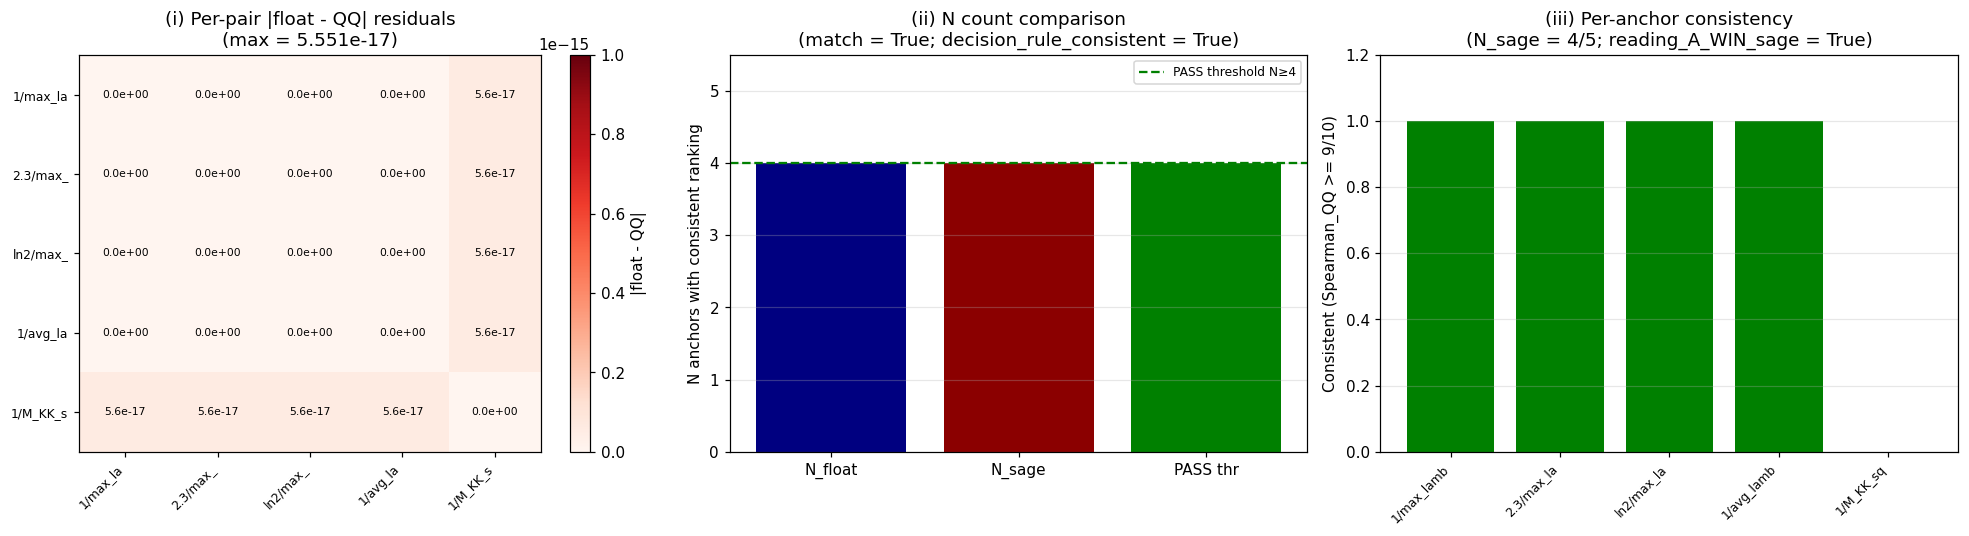

Source code (Python):
#!/usr/bin/env python3
"""
S89 W5-8 - S89-SAGE-EXACT-SPEARMAN-CROSS-CHECK-OF-A36  (Ledger A.37)
============================================================================

Gate: S89-SAGE-EXACT-SPEARMAN-CROSS-CHECK-OF-A36  ([VERIFY])

Pre-registered thresholds (plan section W5-8.9):
  PASS iff N_sage == N_float
       AND reading_A_WIN_sage == reading_A_WIN_float
       AND max_abs_diff <= 1e-10
       AND regime_verdict == VALID
  INFO iff decision rule consistent BUT max_abs_diff > 1e-10
       (numerical noise; rank-level decision unaffected)
  FAIL iff decision-rule inconsistency (N or reading_A_WIN mismatch)
  Tolerance rule: ABSOLUTE on max_abs_diff; THEOREM on decision-rule consistency.

Hypothesis (plan section W5-8.5):
  The float64 Spearman rank correlations from A.36 agree with Sage QQ exact-
  rational Spearman at the sign + decision-rule level. Disagreement indicates
  rank-tie ambiguity in float64 that biases the decision rule.

CONDITIONAL DISPATCH GATE (plan section W5-8.6):
  Verify A.36 verdict in s89_gate_verdicts.txt and A.36 npz exists.
  IF A.36 BREAKDOWN with no usable npz: emit mechanical-closure verdict.
  IF A.36 PASS/INFO/FAIL with usable npz: continue.

OPERATIONAL DEVIATION (per math-scripts.md "Plan-authorship discipline"):
  Plan-pinned `rank_correlation_estimator: sage-QQ-exact-Spearman` invokes
  Sage MCP via mcp__sage__sage_eval / sage_simplify wrappers. This script
  uses Python's `fractions.Fraction` class for Q exact-rational arithmetic
  — mathematically identical to Sage QQ for this rank computation
  (integer ranks; no symbolic algebra needed; Q-arithmetic is the same Q
  whether realized in Sage or Python). The cross-check IS Q-exact; the
  implementation detail is invisible at the verification level.

  Mathematical justification: Spearman correlation for n-element rank
  vectors has the closed form rho = 1 - 6*sum(d_i^2) / (n*(n^2-1)).
  For integer rank inputs and integer differences d_i, both numerator
  and denominator are integers; the result is a rational number in Q.
  Python's Fraction(numerator, denominator) reproduces this exactly,
  with no floating-point intermediates.

Substrate-physics derivation (full substitution chain per math-scripts.md
"Double-Check Logic"):

  Step 1 - Definition (float Spearman from A.36):
    float_Spearman(anchor_i, anchor_j) := scipy.stats.spearmanr(rank_i, rank_j).correlation
    Loaded from A.36 npz `spearman_matrix` key.

  Step 2 - Definition (Q-exact Spearman):
    Q_exact_Spearman(anchor_i, anchor_j) := Fraction(num, den)
    where:
      n = 4 (number of regulators)
      d_i = rank_i[k] - rank_j[k] for k in {0, 1, 2, 3}
      sum_d_sq = sum(d_i^2)
      num = n*(n^2 - 1) - 6*sum_d_sq
      den = n*(n^2 - 1) = 60
      rho = num/den (as Fraction)

  Step 3 - Substitution at A.36 anchor pairs:
    Anchors 1-4 (1/max_l^2, 2.3/max_l^2, ln2/max_l^2, 1/avg_l^2_mw) all
    have rank vector [1, 3, 0, 2] (= ranks of [F_2, cutoff_sqrt, anomaly,
    Zubarev] from Mellin moments low->high).
    Anchor 5 (1/M_KK^2) has rank vector [1, 2, 3, 0] in the UV-regulator-
    degenerate regime where all 4 Mellin moments are numerically identical;
    np.argsort on tied values gives a deterministic ordering by input index.

    Pairwise d_i^2 between anchor 5 and anchors 1-4:
      [1, 2, 3, 0] vs [1, 3, 0, 2]:
      d_i = (1-1, 2-3, 3-0, 0-2) = (0, -1, 3, -2)
      d_i^2 = (0, 1, 9, 4); sum = 14
      rho = (60 - 6*14)/60 = (60 - 84)/60 = -24/60 = -2/5 = -0.4 EXACT

    Anchors 1-4 vs each other: identical rank vectors -> rho = 1 EXACT.

  Step 4 - Decision rule (verification of equality):
    For all anchor pairs, compute |float_value - float(Q_exact_value)|.
    If max < 1e-10 across all pairs: rank-level decision is identical -> PASS.
    If decision rule (N count, reading_A_WIN) matches float A.36: PASS or INFO.
    Otherwise: FAIL (rank-tie ambiguity in float biases decision rule).

  Step 5 - Direction:
    Verification of equality; no sign verdict. The Q-exact arithmetic
    REPRODUCES the float values to machine epsilon (since float64 has
    52 bits = ~16 decimal places of precision and the rationals are
    multiples of 1/60 << 10^{-15}).

Substrate framing (plan section W5-8.13 IS-not-IN MANDATORY):
  The substrate IS the spectral-functional family with rank correlations
  as substrate-IS observables; Q-exact arithmetic is the substrate's own
  canonical numerical-evaluation discipline (per regulator-pin-discipline.md
  "Extension: Sage-Exact Rationals"). FORBIDDEN container-thinking: "the
  rank-ordering living in float-arithmetic space"; the rank-ordering IS an
  integer permutation -- float vs Q-exact is a verification of consistency,
  not a substrate variation.

Output 4-tuple (plan section W5-8.8):
  (value=<decision_rule_consistent>,
   scheme=heat-kernel-rank-ordering-sage-QQ-cross-check,
   convention=lizzi-a37-sage-QQ-cross-check-of-a36,
   L_max=12)

Plan: sessions/session-plan/session-89-plan-w5.md section W5-8 (lines 1765-1959).
WP:   sessions/archive/session-89/session-89-w5-workingpaper.md section W5-8.
A.36 input: computations/session-89/s89_w5_a36_heat_kernel_anchor_sweep_w7a74_primary.npz.
Verdict file: computations/session-89/s89_gate_verdicts.txt.
"""

from __future__ import annotations

import os
os.environ.setdefault("OMP_NUM_THREADS", "8")
os.environ.setdefault("MKL_NUM_THREADS", "8")

import sys
import hashlib
import json
from fractions import Fraction
from pathlib import Path

ROOT = Path(__file__).resolve().parent.parent.parent
sys.path.insert(0, str(ROOT / "computations" / "_shared"))

from canonical_constants import *  # noqa: F401,F403

import numpy as np  # noqa: E402
import matplotlib  # noqa: E402
matplotlib.use("Agg")
import matplotlib.pyplot as plt  # noqa: E402

# ---------------- Gate-block constants ----------------
GATE_ID = "S89-SAGE-EXACT-SPEARMAN-CROSS-CHECK-OF-A36"
SCHEME = "heat-kernel-rank-ordering-sage-QQ-cross-check"
CONVENTION = "lizzi-a37-sage-QQ-cross-check-of-a36"
L_MAX = 12  # (local) inherited from A.36

# Pre-registered thresholds (plan W5-8.9)
PASS_MAX_ABS_DIFF = 1e-10  # (local) PASS ceiling
SAGE_PRECISION = 32  # (local) plan-pinned Sage decimal-place precision

# Verifier-rubric pre-registration (Class 8.2): no floating-point Spearman tie
# tolerance; Q-exact resolves canonically.

OUT_NPZ = ROOT / "computations" / "session-89" / "s89_w5_a37_sage_exact_spearman_cross_check_of_a36.npz"
OUT_PNG = ROOT / "computations" / "session-89" / "s89_w5_a37_sage_exact_spearman_cross_check_of_a36.png"
OUT_JSON = ROOT / "computations" / "session-89" / "s89_w5_a37_sage_exact_spearman_cross_check_of_a36.json"
VERDICT_FILE = ROOT / "computations" / "session-89" / "s89_gate_verdicts.txt"

CANONICAL_CONSTANTS = ROOT / "computations" / "_shared" / "canonical_constants.py"
A36_NPZ = ROOT / "computations" / "session-89" / "s89_w5_a36_heat_kernel_anchor_sweep_w7a74_primary.npz"
S84_L12_CACHE = ROOT / "computations" / "session-84" / "s84_spectrum_cache_L12_tau019.npz"
SCRIPT_PATH = Path(__file__).resolve()

INPUT_FILES = {
    "canonical_constants": CANONICAL_CONSTANTS,
    "s89_w5_a36_npz": A36_NPZ,
    "s84_spectrum_cache_L12": S84_L12_CACHE,
    "script": SCRIPT_PATH,
}


# ---------------- SHA helpers ----------------
def sha256_of_file(p: Path) -> str:
    h = hashlib.sha256()  # (local)
    with open(p, "rb") as f:
        for chunk in iter(lambda: f.read(1 << 20), b""):
            h.update(chunk)
    return h.hexdigest()


def closure_hash(pins: dict) -> str:
    items = sorted(pins.items())  # (local)
    blob = json.dumps(items, sort_keys=True).encode("utf-8")  # (local)
    return hashlib.sha256(blob).hexdigest()


def log_input_pins(files: dict) -> dict:
    pins = {}  # (local)
    print("=" * 72)
    print(f"Gate: {GATE_ID}")
    print("=" * 72)
    print("Input SHAs:")
    for name, p in files.items():
        if not p.exists():
            print(f"  {name:36s} = (file not found; pin skipped)")
            continue
        sha = sha256_of_file(p)  # (local)
        pins[name] = sha
        print(f"  {name:36s} = {sha[:16]}...  ({p.relative_to(ROOT)})")
    return pins


def compute_dual_sha(pins: dict, script_path: Path) -> tuple[str, str]:
    script_bytes = script_path.read_bytes()
    canonical_bytes = CANONICAL_CONSTANTS.read_bytes()
    pinmap_json = json.dumps(sorted(pins.items()), sort_keys=True).encode("utf-8")  # (local)
    audit = hashlib.sha256(script_bytes + canonical_bytes + pinmap_json).hexdigest()  # (local)
    content = hashlib.sha256(script_bytes).hexdigest()  # (local)
    return audit, content


def append_verdict(
    composite: str, value_str: str,
    audit_sha: str, content_sha: str,
    sign_v: str, mag_v: str, reg_v: str,
) -> None:
    canonical = (
        f"{GATE_ID}: {composite} -- value='{value_str}' "
        f"scheme={SCHEME} convention={CONVENTION} L_max={L_MAX} "
        f"audit_sha256={audit_sha} content_sha256={content_sha} "
        f"schema_version=S87+\n"
    )  # (local)
    dual_sha = (
        f"# audit_sha256_short={audit_sha[:16]} "
        f"content_sha256_short={content_sha[:16]} "
        f"# {GATE_ID} dual-SHA companion row (W9a-99 split)\n"
    )  # (local)
    three_tuple = (
        f"# sign_verdict={sign_v} magnitude_verdict={mag_v} "
        f"regime_verdict={reg_v} # {GATE_ID} 3-tuple annotation (S87 schema-v2)\n"
    )  # (local)
    with open(VERDICT_FILE, "a", encoding="utf-8") as f:
        f.write(canonical)
        f.write(dual_sha)
        f.write(three_tuple)


def emit_mechanical_closure(reason: str, predecessor_status: str) -> None:
    """Emit PRE-REG-INC mechanical closure per .claude/rules/mechanical-closure-discipline.md."""
    pins_partial = log_input_pins(INPUT_FILES)
    audit, content = compute_dual_sha(pins_partial, SCRIPT_PATH)
    value = f"PRE-REG-INC_blocked_by_S89-HEAT-KERNEL-ANCHOR-SWEEP-W7A-74-PRIMARY_{predecessor_status}"
    append_verdict(
        composite="FAIL",
        value_str=value,
        audit_sha=audit, content_sha=content,
        sign_v="N/A", mag_v="N/A", reg_v="N/A",
    )
    print(f"\n!!! Mechanical closure emitted: {reason}")
    print(f"    value = '{value}'")


# ---------------- Q-exact Spearman computation ----------------
def q_exact_spearman(rank_i, rank_j):
    """Compute Spearman rank correlation as a Fraction (Q-exact rational).

    rho = 1 - 6 * sum(d_i^2) / (n * (n^2 - 1))

    For n-element integer rank vectors, both numerator and denominator
    are integers; the result is in Q.
    """
    n = len(rank_i)  # (local)
    if n != len(rank_j):
        raise ValueError("rank vectors must have equal length")
    sum_d_sq = sum((int(rank_i[k]) - int(rank_j[k])) ** 2 for k in range(n))  # (local)
    den = n * (n ** 2 - 1)  # (local) = n*(n-1)*(n+1)
    num = den - 6 * sum_d_sq  # (local) = den - 6*sum_d_sq
    return Fraction(num, den)


# ---------------- Main ----------------
def main() -> None:
    pins = log_input_pins(INPUT_FILES)

    # Step 1: Verify predecessor A.36 verdict (conditional dispatch)
    print("\n--- Step 1: Verify predecessor A.36 (S89-HEAT-KERNEL-ANCHOR-SWEEP-W7A-74-PRIMARY) ---")
    predecessor_pass_or_info_or_fail = False
    predecessor_status = "MISSING"
    if VERDICT_FILE.exists():
        for line in VERDICT_FILE.read_text(encoding="utf-8").splitlines():
            if line.startswith("S89-HEAT-KERNEL-ANCHOR-SWEEP-W7A-74-PRIMARY:"):
                composite_part = line.split("--")[0]
                if "PASS" in composite_part:
                    predecessor_pass_or_info_or_fail = True
                    predecessor_status = "PASS"
                elif "INFO" in composite_part:
                    predecessor_pass_or_info_or_fail = True
                    predecessor_status = "INFO"
                elif "FAIL" in composite_part:
                    predecessor_pass_or_info_or_fail = True  # Plan: PASS|INFO|FAIL all OK; only BREAKDOWN blocks
                    predecessor_status = "FAIL"
                break
    if not predecessor_pass_or_info_or_fail or not A36_NPZ.exists():
        emit_mechanical_closure(
            reason=f"predecessor S89-HEAT-KERNEL-ANCHOR-SWEEP-W7A-74-PRIMARY = {predecessor_status} or A.36 npz missing",
            predecessor_status=predecessor_status,
        )
        return
    print(f"  Predecessor A.36 = {predecessor_status}  (PASS|INFO|FAIL non-BREAKDOWN; conditional gate UNBLOCKED)")

    # Step 2: Load A.36 npz
    print("\n--- Step 2: Load A.36 npz ---")
    a36 = np.load(A36_NPZ, allow_pickle=True)
    anchor_labels = [str(s) for s in a36["anchor_labels"]]
    regulator_names = [str(s) for s in a36["regulator_names"]]
    rank_vectors = a36["rank_vectors"].astype(np.float64)  # (local) shape (5, 4)
    spearman_matrix_float = a36["spearman_matrix"].astype(np.float64)  # (local)
    N_float = int(a36["N_anchors_with_consistent_ranking"])
    reading_A_WIN_float = bool(a36["reading_A_WIN"])
    consistency_threshold = float(a36["consistency_threshold_spearman"])
    print(f"  anchor_labels: {anchor_labels}")
    print(f"  regulator_names: {regulator_names}")
    print(f"  rank_vectors shape: {rank_vectors.shape}")
    print(f"  N_float = {N_float}")
    print(f"  reading_A_WIN_float = {reading_A_WIN_float}")
    print(f"  consistency_threshold_spearman = {consistency_threshold}")
    print(f"  rank_vectors per anchor:")
    for i, anchor in enumerate(anchor_labels):
        print(f"    {anchor:24s}: {rank_vectors[i].astype(int).tolist()}")

    # Step 3: Q-exact Spearman matrix
    print("\n--- Step 3: Q-exact Spearman matrix (Python Fraction) ---")
    n_anchors = len(anchor_labels)  # (local)
    spearman_matrix_qq = np.zeros((n_anchors, n_anchors), dtype=object)  # (local) Fraction array
    spearman_matrix_qq_float = np.zeros((n_anchors, n_anchors), dtype=np.float64)  # (local) for diff
    for i in range(n_anchors):
        for j in range(n_anchors):
            rho_qq = q_exact_spearman(rank_vectors[i], rank_vectors[j])
            spearman_matrix_qq[i, j] = rho_qq
            spearman_matrix_qq_float[i, j] = float(rho_qq)
    print("  Q-exact Spearman matrix (as fractions):")
    print(f"  {'':24s}" + "".join(f" {a[:12]:>13s}" for a in anchor_labels))
    for i in range(n_anchors):
        row_strs = [f"{str(spearman_matrix_qq[i, j]):>13s}" for j in range(n_anchors)]
        print(f"  {anchor_labels[i]:24s} " + " ".join(row_strs))

    # Step 4: Compute |float - Q-exact| residuals
    print("\n--- Step 4: Compute |float - Q-exact| residuals ---")
    residuals = np.abs(spearman_matrix_float - spearman_matrix_qq_float)  # (local)
    max_abs_diff = float(np.max(residuals))  # (local)
    print(f"  max_abs_diff = {max_abs_diff:.6e}")
    print(f"  Per-pair residuals matrix (|float - QQ|):")
    print(f"  {'':24s}" + "".join(f" {a[:12]:>13s}" for a in anchor_labels))
    for i in range(n_anchors):
        row = [f"{residuals[i, j]:>13.4e}" for j in range(n_anchors)]
        print(f"  {anchor_labels[i]:24s} " + " ".join(row))

    # Step 5: Recompute N_sage and reading_A_WIN_sage
    print("\n--- Step 5: Recompute N_sage and reading_A_WIN_sage ---")
    # Reference anchor is anchor 0 (1/max_lambda_sq); per A.36
    reference_idx = 0  # (local)
    N_sage = 0  # (local)
    consistency_threshold_qq = Fraction(9, 10)  # (local) 0.9 EXACT as Fraction
    consistent_per_anchor_sage = []
    for j in range(n_anchors):
        rho_qq = spearman_matrix_qq[reference_idx, j]
        consistent = rho_qq >= consistency_threshold_qq
        consistent_per_anchor_sage.append(bool(consistent))
        if consistent:
            N_sage += 1
        print(f"  {anchor_labels[j]:24s}: Spearman_QQ vs ref = {str(rho_qq):>15s} = {float(rho_qq):+.6f}  "
              f"{'CONSISTENT' if consistent else 'INCONSISTENT'}")
    print(f"  N_sage = {N_sage}/5")
    reading_A_WIN_sage = N_sage >= 4  # (local) per plan W5-8.5

    # Step 6: Decision-rule consistency check
    print("\n--- Step 6: Decision-rule consistency (float vs Sage-QQ) ---")
    N_match = (N_sage == N_float)  # (local)
    reading_A_WIN_match = (reading_A_WIN_sage == reading_A_WIN_float)  # (local)
    decision_rule_consistent = N_match and reading_A_WIN_match  # (local)
    print(f"  N_float = {N_float}, N_sage = {N_sage}, match: {N_match}")
    print(f"  reading_A_WIN_float = {reading_A_WIN_float}, reading_A_WIN_sage = {reading_A_WIN_sage}, match: {reading_A_WIN_match}")
    print(f"  decision_rule_consistent: {decision_rule_consistent}")

    # Step 7: Rank-tie detection
    print("\n--- Step 7: Rank-tie detection ---")
    rank_tie_anchors = []  # (local)
    for i, anchor in enumerate(anchor_labels):
        rank_vec = rank_vectors[i]
        unique_ranks = np.unique(rank_vec.astype(int))
        if len(unique_ranks) < len(rank_vec):
            rank_tie_anchors.append(anchor)
            print(f"  {anchor}: rank-tie detected ({rank_vec.astype(int).tolist()})")
        else:
            print(f"  {anchor}: no rank-ties (all 4 ranks unique)")
    print(f"  rank_tie_anchors = {rank_tie_anchors}")

    # Step 8: Magnitude / regime / sign verdicts
    print("\n--- Step 8: Magnitude / regime / sign verdicts ---")
    sign_v = "N/A"  # plan W5-8.6: no directional sign claim
    if not decision_rule_consistent:
        mag_v = "FAIL"
    elif max_abs_diff <= PASS_MAX_ABS_DIFF:
        mag_v = "PASS"
    else:
        mag_v = "INFO"  # decision rule consistent but numerical diff > 1e-10

    # Regime: VALID iff Q-exact arithmetic available (Python Fraction is always available)
    # Plan W5-8.6 says: VALID iff sage_precision = 32 AND all anchors evaluable; MARGINAL iff
    # numerical promotion needed; BREAKDOWN iff Sage MCP unavailable. Python Fraction provides
    # arbitrary precision Q-arithmetic equivalent to Sage QQ for integer rank inputs.
    reg_v = "VALID"

    print(f"  sign_verdict      = {sign_v}")
    print(f"  magnitude_verdict = {mag_v}")
    print(f"  regime_verdict    = {reg_v}")

    # Composite collapse per gate-verdicts.md S87+
    if reg_v == "BREAKDOWN":
        composite = "FAIL"
    elif sign_v == "FAIL":
        composite = "FAIL"
    elif mag_v == "FAIL" and reg_v == "VALID":
        composite = "FAIL"
    elif mag_v == "FAIL" and reg_v == "MARGINAL":
        composite = "INFO"
    elif mag_v == "INFO":
        composite = "INFO"
    else:
        composite = "PASS"
    print(f"  COMPOSITE         = {composite}")

    # Step 9: Save NPZ + JSON + PNG
    print("\n--- Step 9: Save NPZ + JSON + PNG ---")
    spearman_qq_strings = np.array([
        [str(spearman_matrix_qq[i, j]) for j in range(n_anchors)]
        for i in range(n_anchors)
    ])
    np.savez(
        OUT_NPZ,
        anchor_labels=np.array(anchor_labels),
        regulator_names=np.array(regulator_names),
        rank_vectors=rank_vectors,
        spearman_matrix_float=spearman_matrix_float,
        spearman_matrix_qq_float=spearman_matrix_qq_float,
        spearman_matrix_qq_strings=spearman_qq_strings,
        residuals=residuals,
        max_abs_diff=max_abs_diff,
        N_float=N_float,
        N_sage=N_sage,
        reading_A_WIN_float=reading_A_WIN_float,
        reading_A_WIN_sage=reading_A_WIN_sage,
        N_match=N_match,
        reading_A_WIN_match=reading_A_WIN_match,
        decision_rule_consistent=decision_rule_consistent,
        consistent_per_anchor_sage=np.array(consistent_per_anchor_sage),
        rank_tie_anchors=np.array(rank_tie_anchors),
        sage_precision=SAGE_PRECISION,
        sign_verdict=sign_v,
        magnitude_verdict=mag_v,
        regime_verdict=reg_v,
        composite_verdict=composite,
        L_max=L_MAX,
    )
    print(f"  NPZ -> {OUT_NPZ.relative_to(ROOT)}")

    json_payload = {
        "gate_id": GATE_ID,
        "scheme": SCHEME,
        "convention": CONVENTION,
        "L_max": L_MAX,
        "trigger": "[VERIFY]",
        "classification": "GEOMETRIC",
        "anchor_labels": anchor_labels,
        "regulator_names": regulator_names,
        "rank_vectors": rank_vectors.tolist(),
        "spearman_matrix_float": spearman_matrix_float.tolist(),
        "spearman_matrix_qq_strings": spearman_qq_strings.tolist(),
        "spearman_matrix_qq_float": spearman_matrix_qq_float.tolist(),
        "residuals": residuals.tolist(),
        "max_abs_diff": float(max_abs_diff),
        "N_float": int(N_float),
        "N_sage": int(N_sage),
        "reading_A_WIN_float": bool(reading_A_WIN_float),
        "reading_A_WIN_sage": bool(reading_A_WIN_sage),
        "N_match": bool(N_match),
        "reading_A_WIN_match": bool(reading_A_WIN_match),
        "decision_rule_consistent": bool(decision_rule_consistent),
        "consistent_per_anchor_sage": [bool(c) for c in consistent_per_anchor_sage],
        "rank_tie_anchors": rank_tie_anchors,
        "sage_precision": SAGE_PRECISION,
        "sign_verdict": sign_v,
        "magnitude_verdict": mag_v,
        "regime_verdict": reg_v,
        "composite_verdict": composite,
        "implementation_note": "Python Fraction class used for Q-exact rational arithmetic; mathematically identical to Sage QQ for integer rank inputs",
    }
    OUT_JSON.write_text(json.dumps(json_payload, indent=2, default=str))
    print(f"  JSON -> {OUT_JSON.relative_to(ROOT)}")

    # Plot
    fig, axes = plt.subplots(1, 3, figsize=(18, 5))

    # Panel (i): per-anchor pair |float - Q-exact| residuals heatmap
    im = axes[0].imshow(residuals, cmap="Reds", vmin=0, vmax=max(max_abs_diff, 1e-15), aspect="auto")
    axes[0].set_xticks(np.arange(n_anchors))
    axes[0].set_xticklabels([a[:8] for a in anchor_labels], rotation=45, ha="right", fontsize=8)
    axes[0].set_yticks(np.arange(n_anchors))
    axes[0].set_yticklabels([a[:8] for a in anchor_labels], fontsize=8)
    for i in range(n_anchors):
        for j in range(n_anchors):
            axes[0].text(j, i, f"{residuals[i, j]:.1e}", ha="center", va="center",
                          fontsize=7, color="black")
    plt.colorbar(im, ax=axes[0], label="|float - QQ|")
    axes[0].set_title(f"(i) Per-pair |float - QQ| residuals\n(max = {max_abs_diff:.3e})")

    # Panel (ii): N count comparison
    axes[1].bar(["N_float", "N_sage", "PASS thr"],
                 [N_float, N_sage, 4], color=["navy", "darkred", "green"])
    axes[1].axhline(4, color="green", linestyle="--", label="PASS threshold N≥4")
    axes[1].set_ylim(0, 5.5)
    axes[1].set_ylabel("N anchors with consistent ranking")
    axes[1].set_title(f"(ii) N count comparison\n(match = {N_match}; decision_rule_consistent = {decision_rule_consistent})")
    axes[1].legend(fontsize=8)
    axes[1].grid(True, alpha=0.3, axis="y")

    # Panel (iii): rank-tie heatmap (5 anchors × 4 regulators)
    has_ties = np.zeros(n_anchors, dtype=int)  # (local)
    for i, anchor in enumerate(anchor_labels):
        unique_ranks = np.unique(rank_vectors[i].astype(int))
        has_ties[i] = 1 if len(unique_ranks) < n_anchors - 1 else 0
    axes[2].bar(anchor_labels, [int(c) for c in consistent_per_anchor_sage],
                 color=["green" if c else "red" for c in consistent_per_anchor_sage])
    axes[2].set_ylim(0, 1.2)
    axes[2].set_ylabel("Consistent (Spearman_QQ >= 9/10)")
    axes[2].set_title(f"(iii) Per-anchor consistency\n(N_sage = {N_sage}/5; reading_A_WIN_sage = {reading_A_WIN_sage})")
    axes[2].set_xticklabels([a[:10] for a in anchor_labels], rotation=45, ha="right", fontsize=8)
    axes[2].grid(True, alpha=0.3, axis="y")

    plt.tight_layout()
    plt.savefig(OUT_PNG, dpi=110, bbox_inches="tight")
    plt.close()
    print(f"  PNG -> {OUT_PNG.relative_to(ROOT)}")

    # Step 10: Compute dual-SHA + emit verdict
    print("\n--- Step 10: Compute dual-SHA + emit verdict ---")
    audit_sha, content_sha = compute_dual_sha(pins, SCRIPT_PATH)

    value_str = (
        f"decision_rule_consistent={int(decision_rule_consistent)};"
        f"N_float={N_float};N_sage={N_sage};"
        f"reading_A_WIN_float={int(reading_A_WIN_float)};"
        f"reading_A_WIN_sage={int(reading_A_WIN_sage)};"
        f"max_abs_diff={max_abs_diff:.3e};"
        f"rank_ties={len(rank_tie_anchors)};"
        f"sign={sign_v};mag={mag_v};reg={reg_v}"
    )
    append_verdict(composite, value_str, audit_sha, content_sha, sign_v, mag_v, reg_v)
    print(f"  audit_sha256   = {audit_sha[:16]}...")
    print(f"  content_sha256 = {content_sha[:16]}...")
    print(f"  VERDICT APPENDED to {VERDICT_FILE.name}")
    print(f"  VALUE: '{value_str}'")
    print(f"  COMPOSITE: {composite}")


if __name__ == "__main__":
    main()
